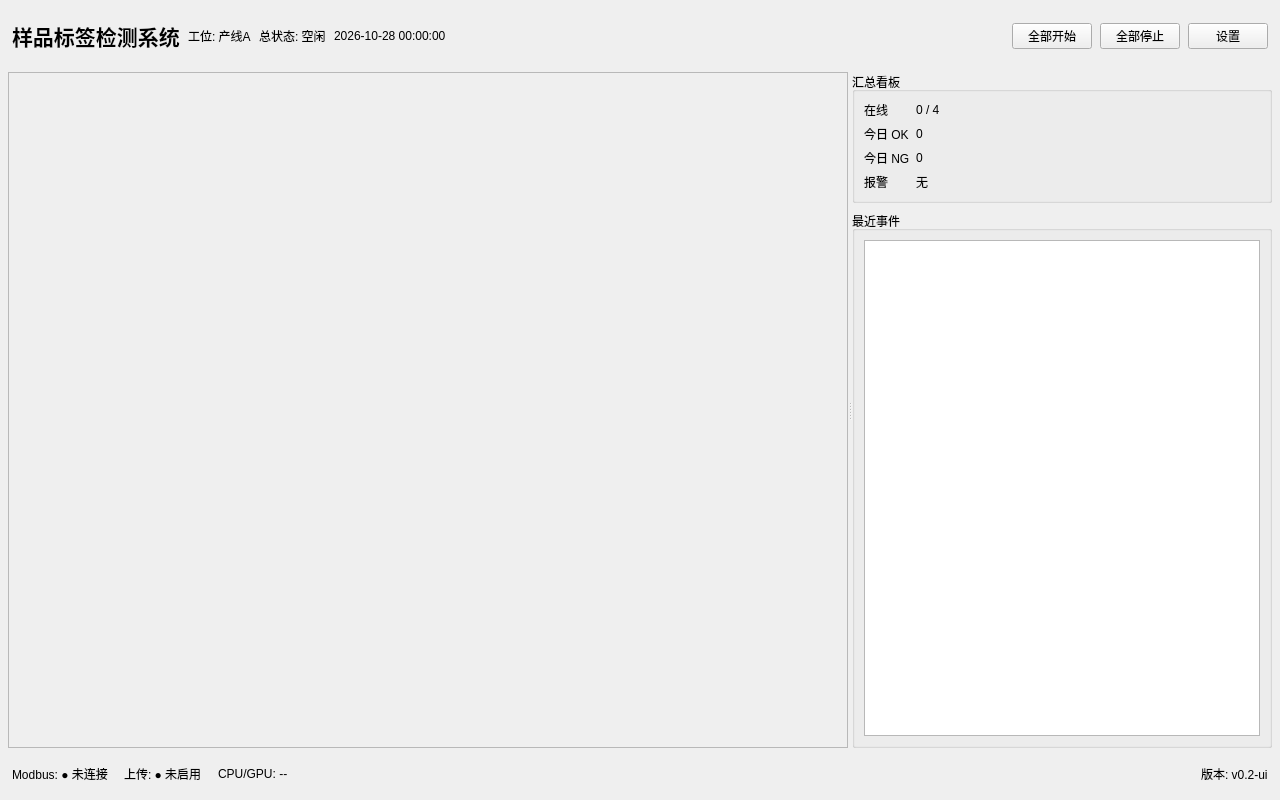
<?xml version="1.0" encoding="UTF-8"?>
<ui version="4.0">
 <class>main_interface</class>
 <widget class="QWidget" name="main_interface">
  <property name="geometry">
   <rect>
    <x>0</x>
    <y>0</y>
    <width>1280</width>
    <height>800</height>
   </rect>
  </property>
  <property name="windowTitle">
   <string>样品瓶防伪检测系统 - 多路总览</string>
  </property>
  <layout class="QVBoxLayout" name="mainVerticalLayout" stretch="0,1,0">
   <property name="spacing">
    <number>8</number>
   </property>
   <property name="leftMargin">
    <number>8</number>
   </property>
   <property name="topMargin">
    <number>8</number>
   </property>
   <property name="rightMargin">
    <number>8</number>
   </property>
   <property name="bottomMargin">
    <number>8</number>
   </property>
   <item>
    <widget class="QWidget" name="topBar" native="true">
     <property name="minimumSize">
      <size>
       <width>0</width>
       <height>56</height>
      </size>
     </property>
     <property name="maximumSize">
      <size>
       <width>16777215</width>
       <height>64</height>
      </size>
     </property>
     <layout class="QHBoxLayout" name="topBarLayout">
      <property name="spacing">
       <number>8</number>
      </property>
      <property name="leftMargin">
       <number>4</number>
      </property>
      <property name="topMargin">
       <number>4</number>
      </property>
      <property name="rightMargin">
       <number>4</number>
      </property>
      <property name="bottomMargin">
       <number>4</number>
      </property>
      <item>
       <widget class="QLabel" name="titleLabel">
        <property name="styleSheet">
         <string notr="true">font-size: 16pt; font-weight: 600;</string>
        </property>
        <property name="text">
         <string>样品标签检测系统</string>
        </property>
       </widget>
      </item>
      <item>
       <widget class="QLabel" name="stationLabel">
        <property name="text">
         <string>工位: 产线A</string>
        </property>
       </widget>
      </item>
      <item>
       <widget class="QLabel" name="systemStatusLabel">
        <property name="toolTip">
         <string>随运行状态动态更新（空闲/检测中/故障）</string>
        </property>
        <property name="text">
         <string>总状态: 空闲</string>
        </property>
       </widget>
      </item>
      <item>
       <widget class="QLabel" name="clockLabel">
        <property name="toolTip">
         <string>系统时钟，每秒自动刷新</string>
        </property>
        <property name="text">
         <string>2026-10-28 00:00:00</string>
        </property>
       </widget>
      </item>
      <item>
       <spacer name="topBarSpacer">
        <property name="orientation">
         <enum>Qt::Horizontal</enum>
        </property>
        <property name="sizeHint" stdset="0">
         <size>
          <width>40</width>
          <height>20</height>
         </size>
        </property>
       </spacer>
      </item>
      <item>
       <widget class="QPushButton" name="startAllbtn">
        <property name="text">
         <string>全部开始</string>
        </property>
       </widget>
      </item>
      <item>
       <widget class="QPushButton" name="stopAllbtn">
        <property name="text">
         <string>全部停止</string>
        </property>
       </widget>
      </item>
      <item>
       <widget class="QPushButton" name="settingsbtn">
        <property name="text">
         <string>设置</string>
        </property>
       </widget>
      </item>
     </layout>
    </widget>
   </item>
   <item>
    <widget class="QSplitter" name="mainSplitter">
     <property name="orientation">
      <enum>Qt::Horizontal</enum>
     </property>
     <property name="childrenCollapsible">
      <bool>false</bool>
     </property>
     <widget class="QScrollArea" name="gridScrollArea">
      <property name="minimumSize">
       <size>
        <width>640</width>
        <height>0</height>
       </size>
      </property>
      <property name="widgetResizable">
       <bool>true</bool>
      </property>
      <widget class="QWidget" name="gridHost">
       <property name="geometry">
        <rect>
         <x>0</x>
         <y>0</y>
         <width>837</width>
         <height>674</height>
        </rect>
       </property>
       <layout class="QGridLayout" name="cameraGridLayout">
        <property name="spacing">
         <number>8</number>
        </property>
       </layout>
      </widget>
     </widget>
     <widget class="QWidget" name="sidePanel" native="true">
      <property name="minimumSize">
       <size>
        <width>280</width>
        <height>0</height>
       </size>
      </property>
      <property name="maximumSize">
       <size>
        <width>420</width>
        <height>16777215</height>
       </size>
      </property>
      <layout class="QVBoxLayout" name="sidePanelLayout">
       <property name="spacing">
        <number>8</number>
       </property>
       <property name="leftMargin">
        <number>0</number>
       </property>
       <property name="topMargin">
        <number>0</number>
       </property>
       <property name="rightMargin">
        <number>0</number>
       </property>
       <property name="bottomMargin">
        <number>0</number>
       </property>
       <item>
        <widget class="QGroupBox" name="summaryGroup">
         <property name="title">
          <string>汇总看板</string>
         </property>
         <layout class="QFormLayout" name="summaryForm">
          <item row="0" column="0">
           <widget class="QLabel" name="onlineKeyLabel">
            <property name="text">
             <string>在线</string>
            </property>
           </widget>
          </item>
          <item row="0" column="1">
           <widget class="QLabel" name="onlineValueLabel">
            <property name="text">
             <string>0 / 4</string>
            </property>
           </widget>
          </item>
          <item row="1" column="0">
           <widget class="QLabel" name="okKeyLabel">
            <property name="text">
             <string>今日 OK</string>
            </property>
           </widget>
          </item>
          <item row="1" column="1">
           <widget class="QLabel" name="okValueLabel">
            <property name="text">
             <string>0</string>
            </property>
           </widget>
          </item>
          <item row="2" column="0">
           <widget class="QLabel" name="ngKeyLabel">
            <property name="text">
             <string>今日 NG</string>
            </property>
           </widget>
          </item>
          <item row="2" column="1">
           <widget class="QLabel" name="ngValueLabel">
            <property name="text">
             <string>0</string>
            </property>
           </widget>
          </item>
          <item row="3" column="0">
           <widget class="QLabel" name="alarmKeyLabel">
            <property name="text">
             <string>报警</string>
            </property>
           </widget>
          </item>
          <item row="3" column="1">
           <widget class="QLabel" name="alarmValueLabel">
            <property name="text">
             <string>无</string>
            </property>
            <property name="wordWrap">
             <bool>true</bool>
            </property>
           </widget>
          </item>
         </layout>
        </widget>
       </item>
       <item>
        <widget class="QGroupBox" name="eventsGroup">
         <property name="title">
          <string>最近事件</string>
         </property>
         <layout class="QVBoxLayout" name="eventsLayout">
          <item>
           <widget class="QListWidget" name="eventsList">
            <property name="alternatingRowColors">
             <bool>true</bool>
            </property>
           </widget>
          </item>
         </layout>
        </widget>
       </item>
      </layout>
     </widget>
    </widget>
   </item>
   <item>
    <widget class="QWidget" name="bottomBar" native="true">
     <property name="minimumSize">
      <size>
       <width>0</width>
       <height>36</height>
      </size>
     </property>
     <property name="maximumSize">
      <size>
       <width>16777215</width>
       <height>40</height>
      </size>
     </property>
     <layout class="QHBoxLayout" name="bottomBarLayout">
      <property name="spacing">
       <number>16</number>
      </property>
      <property name="leftMargin">
       <number>4</number>
      </property>
      <property name="topMargin">
       <number>2</number>
      </property>
      <property name="rightMargin">
       <number>4</number>
      </property>
      <property name="bottomMargin">
       <number>2</number>
      </property>
      <item>
       <widget class="QLabel" name="modbusStatusLabel">
        <property name="toolTip">
         <string>随通信状态动态更新</string>
        </property>
        <property name="text">
         <string>Modbus: ● 未连接</string>
        </property>
       </widget>
      </item>
      <item>
       <widget class="QLabel" name="uploadStatusLabel">
        <property name="text">
         <string>上传: ● 未启用</string>
        </property>
       </widget>
      </item>
      <item>
       <widget class="QLabel" name="resourceLabel">
        <property name="text">
         <string>CPU/GPU: --</string>
        </property>
       </widget>
      </item>
      <item>
       <spacer name="bottomBarSpacer">
        <property name="orientation">
         <enum>Qt::Horizontal</enum>
        </property>
        <property name="sizeHint" stdset="0">
         <size>
          <width>40</width>
          <height>20</height>
         </size>
        </property>
       </spacer>
      </item>
      <item>
       <widget class="QLabel" name="versionLabel">
        <property name="text">
         <string>版本: v0.2-ui</string>
        </property>
       </widget>
      </item>
     </layout>
    </widget>
   </item>
  </layout>
 </widget>
 <resources/>
 <connections/>
</ui>
